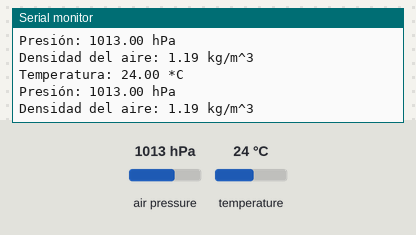
Bench run of a sketch on a simulated Arduino Uno, built with avr-gcc and run on an emulated ATmega328P. On the bench: the last lines printed to the serial monitor. Inputs (shaded band) come from the test bench; at power-on: air pressure 1013 hPa, temperature 24 °C.

Above: at 1.8 s.
1.9 s: air pressure set to 952 hPa
At 3.0 s:
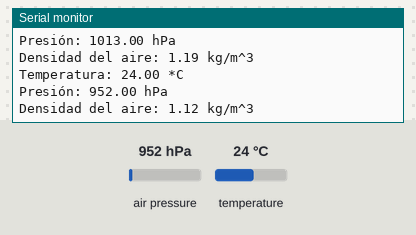
3.4 s: temperature set to 12 °C
At 4.7 s:
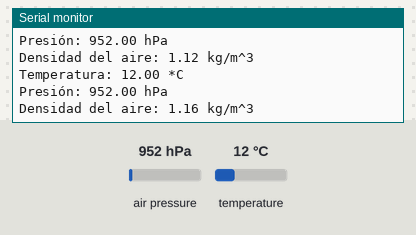
4.9 s: air pressure set to 975 hPa
At 6.1 s:
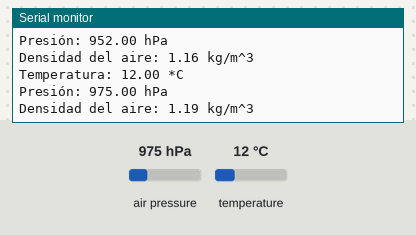
Timing chart, 0 to 7.9 s (numbered marks = the images above; inputs shaded):
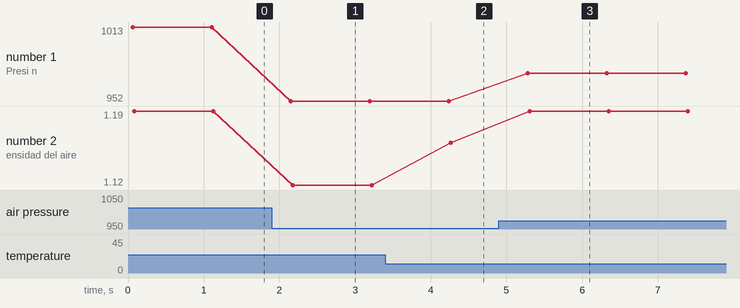

Measured:
- after the input at 1.9 s, the serial monitor: prints a new line after 0.25 s (image 1)
- after the input at 3.4 s, the serial monitor: prints a new line after 0.81 s (image 2)
- after the input at 4.9 s, the serial monitor: prints a new line after 0.38 s (image 3)
- plotted number 1: 1013 → 952 after the input at 1.9 s, 952 → 975 after the input at 4.9 s
- plotted number 2: 1.19 → 1.12 after the input at 1.9 s, 1.12 → 1.16 after the input at 3.4 s, 1.16 → 1.19 after the input at 4.9 s

The sketch:

bmp180.ino
```cpp
#include <Wire.h>
#include <SFE_BMP180.h>

SFE_BMP180 bmp180;

void setup() {
  Serial.begin(9600);

  if (bmp180.begin()) {
    Serial.println("BMP180 inicializado correctamente");
  } else {
    Serial.println("No se pudo inicializar el BMP180");
    while (1);
  }
}

void loop() {
  double T, P;
  char status;

  status = bmp180.startTemperature();
  if (status != 0) {
    delay(status);

    status = bmp180.getTemperature(T);
    if (status != 0) {

      status = bmp180.startPressure(3);
      if (status != 0) {
        delay(status);

        status = bmp180.getPressure(P, T);
        if (status != 0) {

          // Conversión de unidades
          double T_K = T + 273.15;   // Kelvin
          double P_Pa = P * 100;     // Pascales

          // Constante del aire
          double R = 287.05;

          // Cálculo de densidad
          double rho = P_Pa / (R * T_K);

          Serial.print("Temperatura: ");
          Serial.print(T);
          Serial.println(" *C");

          Serial.print("Presión: ");
          Serial.print(P);
          Serial.println(" hPa");

          Serial.print("Densidad del aire: ");
          Serial.print(rho);
          Serial.println(" kg/m^3");
        }
      }
    }
  }

  delay(1000);
}
```
